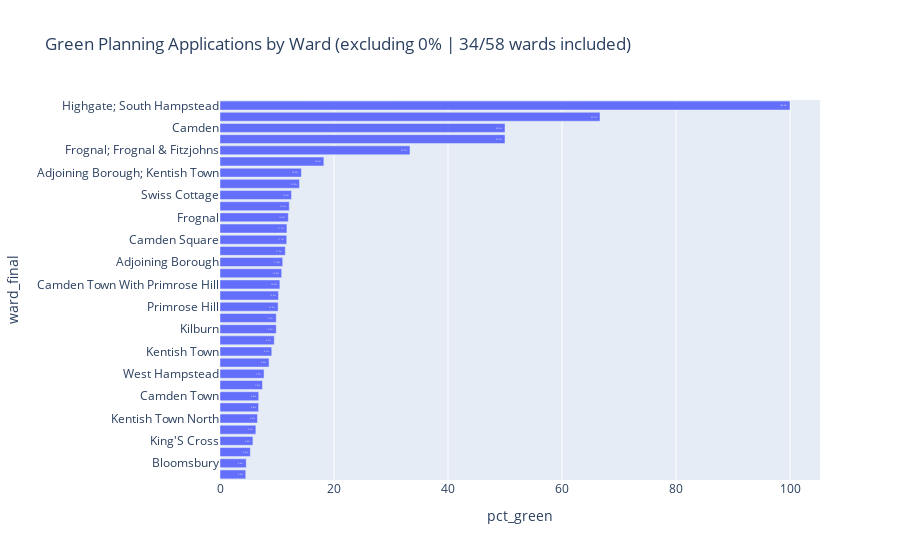

Source (notebook cell):
### Code cell
# --- VISUALISING GREEN APPLICATIONS BY WARD ---


# Filter out wards with 0% green
ward_summary_filtered = ward_summary[ward_summary['pct_green'] > 0].copy()

# Sort by percentage descending
ward_summary_filtered = ward_summary_filtered.sort_values('pct_green', ascending=False)

# Count included and total wards
num_included = len(ward_summary_filtered)
num_total = len(ward_summary)

# Build title
chart_title = f"Green Planning Applications by Ward (excluding 0% | {num_included}/{num_total} wards included)"

# Build hover text using hovertemplate
hover_template = (
    "%{y}<br>" +                 # ward name
    "%{x:.1f}%<br>" +            # percentage
    "%{customdata[0]}/%{customdata[1]}" +  # green_count / total_count
    "<extra></extra>"             # remove trace info
)

fig = px.bar(
    ward_summary_filtered,
    x='pct_green',
    y='ward_final',
    orientation='h',
    title=chart_title,
    custom_data=['green_count', 'total_count']  # for num/denom
)

fig.update_traces(hovertemplate=hover_template, texttemplate='%{x:.1f}%', textposition='inside')
fig.update_yaxes(autorange='reversed')  # largest on top
fig.show()

print(f"Current time: {time.strftime('%Y-%m-%d %H:%M:%S')}")

### Figure 1 — Plotly figure (JSON) as saved in the notebook; plotly's stock layout.template omitted (floating-point values rounded to 4 significant figures)
{"data": [{"alignmentgroup": "True", "customdata": [[1, 1], [2, 3], [1, 2], [1, 2], [1, 3], [1226, 6728], [1, 7], [1937, 13895], [158, 1260], [369, 3036], [864, 7211], [170, 1448], [243, 2076], [84, 733], [23, 209], [430, 3973], [166, 1580], [810, 7895], [592, 5807], [1319, 13367], [302, 3061], [427, 4486], [91, 1002], [323, 3753], [444, 5747], [7, 94], [263, 3869], [461, 6808], [160, 2433], [45, 715], [214, 3705], [484, 9090], [450, 9782], [240, 5312]], "hovertemplate": "%{y}<br>%{x:.1f}%<br>%{customdata[0]}/%{customdata[1]}<extra></extra>", "legendgroup": "", "marker": {"color": "#636efa", "pattern": {"shape": ""}}, "name": "", "offsetgroup": "", "orientation": "h", "showlegend": false, "textposition": "inside", "texttemplate": "%{x:.1f}%", "type": "bar", "x": [100, 66.67, 50, 50, 33.33, 18.22, 14.29, 13.94, 12.54, 12.15, 11.98, 11.74, 11.71, 11.46, 11.0, 10.82, 10.51, 10.26, 10.19, 9.868, 9.866, 9.519, 9.082, 8.606, 7.726, 7.447, 6.798, 6.771, 6.576, 6.294, 5.776, 5.325, 4.6, 4.518], "xaxis": "x", "y": ["Highgate; South Hampstead", "Camden Square; Camden Town", "Camden", "Camden Square; Cantelowes", "Frognal; Frognal & Fitzjohns", "South Hampstead", "Adjoining Borough; Kentish Town", "Belsize", "Swiss Cottage", "Kentish Town South", "Frognal", "Frognal & Fitzjohns", "Camden Square", "Cantelowes", "Adjoining Borough", "Haverstock", "Camden Town With Primrose Hill", "Highgate", "Primrose Hill", "Hampstead Town", "Kilburn", "Gospel Oak", "Kentish Town", "St Pancras & Somers Town", "West Hampstead", "St Pancras And Somers Town", "Camden Town", "Regent'S Park", "Kentish Town North", "Holborn And Covent Garden", "King'S Cross", "Holborn & Covent Garden", "Bloomsbury", "Fortune Green"], "yaxis": "y"}], "layout": {"barmode": "relative", "legend": {"tracegroupgap": 0}, "title": {"text": "Green Planning Applications by Ward (excluding 0% | 34/58 wards included)"}, "xaxis": {"anchor": "y", "domain": [0, 1], "title": {"text": "pct_green"}}, "yaxis": {"anchor": "x", "autorange": "reversed", "domain": [0, 1], "title": {"text": "ward_final"}}}}
